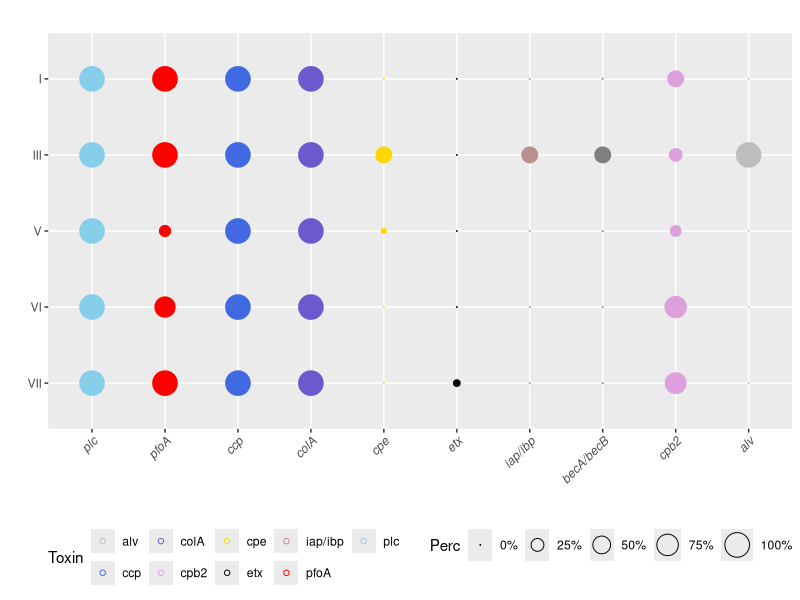

Write the R code that produced this figure.
setwd("~/Desktop/pretermCP/Analysis-Rev1/Figure2/")
library(ggplot2)
library(tidyverse)
library(ggpubr)

data <- read.csv("virulence_count_across_lineage.csv", header = TRUE, stringsAsFactors = TRUE)
head(data)

# Define a palette of colours for each genus that might occur in this plot.
# genusPalette define color - the only way
ToxinPalette <- c("plc"="skyblue","pfoA"="red","ccp"="royalblue","colA"="slateblue","cpe"="gold","etx"="black","iap/ibp"="rosybrown","becA/B"="orange","cpb2"="plum","alv"="grey")

# Make the plot.
p <-ggplot(data,
           aes(x= Toxin, y=Lineage,fill=Toxin))+ scale_y_discrete(limits = unique(rev(data$Lineage)))+ # reverse y-axis
  scale_x_discrete(limits = unique((data$Toxin)))+
  geom_point(aes(size = Perc,colour=Toxin),
             shape=21) + 
  scale_size(range = c(0, 8),
             guide = "legend",
             limits = c(0, 100),
             breaks = c(0, 25, 50, 75,100),
             labels = c("0%", "25%", "50%", "75%","100%")
  ) +
  scale_fill_manual(values= ToxinPalette, guide="none") +
  scale_color_manual(values=ToxinPalette)+
 theme(# Define the y axis title text size.
    axis.text.x= element_text(face="italic")) +
  labs(title="", x = "",  y="") + theme(legend.position="bottom")+
  theme(axis.text.x = element_text(angle = 45, vjust=1, hjust=1),legend.position = "bottom")

p
